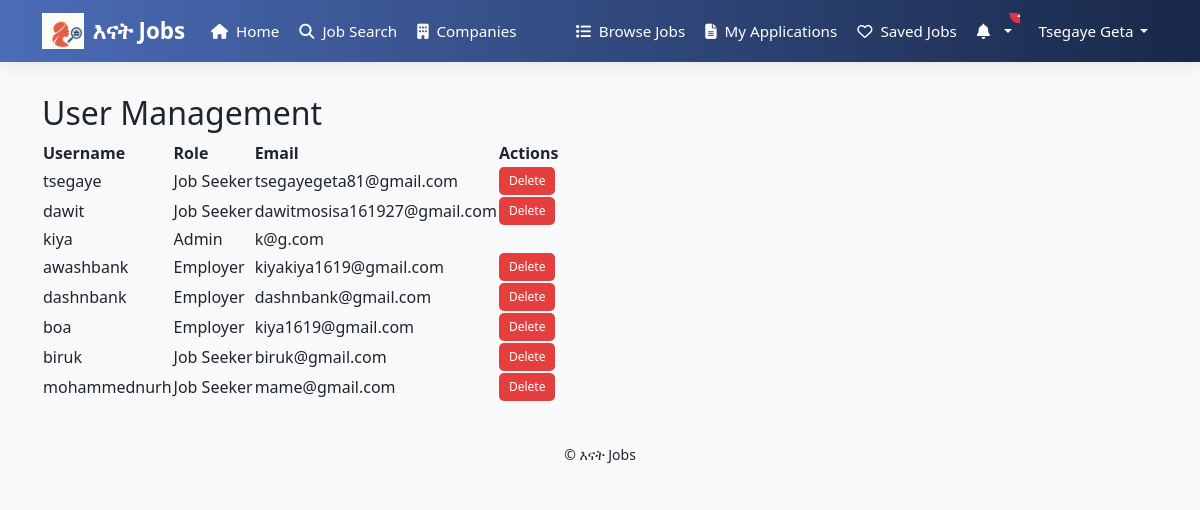
The app's page /userlist/ (signed in) with its own data.
### job/models.py (models this page shows, shortened)
class User(AbstractUser):
    is_employer = models.BooleanField(default=False)
    is_job_seeker = models.BooleanField(default=False)
    phone_number = models.CharField(max_length=15, blank=True, null=True)
    groups = models.ManyToManyField(
        'auth.Group',
        related_name='job_user_groups',  # Add this
        blank=True,
        help_text='The groups this user belongs to.',
        verbose_name='groups'
    )
    user_permissions = models.ManyToManyField(
        'auth.Permission',
        related_name='job_user_permissions',  # Add this
        blank=True,
        help_text='Specific permissions for this user.',
        verbose_name='user permissions'
    )

class SeekerProfile(models.Model):
    user = models.OneToOneField(User, on_delete=models.CASCADE)
    first_name = models.CharField(max_length=100)
    last_name = models.CharField(max_length=100)
    email = models.EmailField()
    phone_number = models.CharField(max_length=15, blank=True, null=True)
    location = models.CharField(max_length=255, blank=True)
    location = models.CharField(max_length=255, blank=True)  # 👈 free text (but controlled by form)
    resume = models.FileField(upload_to='resumes/', blank=True, null=True)
    skills = models.ManyToManyField(Skill, blank=True)

### job/views.py (the view)
# urls.py: path('userlist/',views.userlist, name='userlist'),
def userlist(request):
    users = User.objects.all()
    return render(request, 'job/userlist.html', {'users': users})

### job/context_processors.py (called while the page is built)
def notifications(request):
    if request.user.is_authenticated:
        all_notifications = request.user.notifications_received.order_by('-created_at')
        return {
            'notifications': all_notifications
        }
    return {}

def notification_count(request):
    if request.user.is_authenticated:
        count = Notification.objects.filter(recipient=request.user, is_read=False).count()
        return {'notifications_unread_count': count}
    return {'notifications_unread_count': 0}

### job/templates/job/userlist.html (shortened to what this page needs)
{% extends 'seeker_base.html' %}
{% block content %}
<div class="user-management-container">
    <h2 class="table-header">User Management</h2>
    <table class="user-table">
        <thead>
            <tr>
                <th>Username</th>
                <th>Role</th>
                <th>Email</th>
                <th>Actions</th>
            </tr>
        </thead>
        <tbody>
            {% for user in users %}
            <tr>
                <td>{{ user.username }}</td>
                <td>
                    <span class="role-badge {% if user.is_job_seeker %}job-seeker {% elif user.is_job_employer %}job-employer {% else %}admin{% endif %}">
                        {% if user.is_job_seeker %}Job Seeker{% elif user.is_employer %}Employer{% else %}Admin{% endif %}
                    </span>
                </td>
                <td>{{ user.email }}</td>
                <td>
                    {% if not user.is_superuser %}
                    <form method="POST" action="{% url 'delete_user' user.id %}" onsubmit="return confirm('Are you sure you want to delete this user?');">
                        <button type="submit" class="delete-button">Delete</button>
                    </form>
                    {% endif %}
                </td>
            </tr>
            {% endfor %}
        </tbody>
    </table>
</div>
{% endblock %}

### job/templates/seeker_base.html (shortened to what this page needs)
    {% load static %}
    <!DOCTYPE html>
    <html lang="en">
    <head>
        <link rel="stylesheet" href="https://cdn.jsdelivr.net/npm/bootstrap@5.3.2/dist/css/bootstrap.min.css">
        <link rel="stylesheet" href="https://cdnjs.cloudflare.com/ajax/libs/font-awesome/6.4.0/css/all.min.css">
    </head>
    <body>
        <nav class="navbar navbar-expand-lg navbar-dark fixed-top">
            <div class="container">
                <a class="navbar-brand" href="{% url 'main' %}">
                    <img src="{% static 'jobs/images/enat.png' %}" alt="Enat Jobs" style="height:36px; width:auto; margin-right:8px;">
                    እናት Jobs
                </a>
                <div class="collapse navbar-collapse" id="navbarNav">
                    <ul class="navbar-nav me-auto mb-2 mb-lg-0">
                        <li class="nav-item">
                            {% if user.is_authenticated %}
                                {% if user.is_superuser %}
                                    <a class="nav-link" href="{% url 'admin_dashboard' %}"><i class="fas fa-home me-1"></i> Home</a>
                                {% elif user.is_job_seeker %}
                                    <a class="nav-link" href="{% url 'job_seeker_dashboard' %}"><i class="fas fa-home me-1"></i> Home</a>
                                {% elif user.is_employer %}
                                    <a class="nav-link" href="{% url 'employer_dashboard' %}"><i class="fas fa-home me-1"></i> Home</a>
                                {% endif %}
                            {% else %}
                                <a class="nav-link" href="{% url 'main' %}"><i class="fas fa-home me-1"></i> Home</a>
                            {% endif %}
                        </li>
                        {% if user.is_authenticated and user.is_job_seeker %}
                        <li class="nav-item">
                            <a class="nav-link" href="{% url 'job_seeker_dashboard' %}"><i class="fas fa-search me-1"></i> Job Search</a>
                        </li>
                        {% endif %}
                        <li class="nav-item">
                            <a class="nav-link" href="{% url 'compaines' %}"><i class="fas fa-building me-1"></i> Companies</a>
                        </li>
                    </ul>
                    <ul class="navbar-nav ms-auto align-items-lg-center">
                        {% if user.is_authenticated %}
                            {% if user.is_superuser %}
                                <li class="nav-item"><a class="nav-link" href="{% url 'admin_dashboard' %}"><i class="fas fa-tachometer-alt me-1"></i> Dashboard</a></li>
                                <li class="nav-item"><a class="nav-link" href="{% url 'userlist' %}"><i class="fas fa-users me-1"></i> Users</a></li>
                                <li class="nav-item dropdown">
                                <a class="nav-link dropdown-toggle" href="#" id="jobsDropdown" role="button" data-bs-toggle="dropdown" aria-expanded="false">
                                    <i class="fas fa-briefcase me-1"></i> Jobs
                                </a>
                                <ul class="dropdown-menu" aria-labelledby="jobsDropdown">
                                    <li><a class="dropdown-item" href="{% url 'browse_jobs' %}">All Jobs</a></li>
                                    <li><a class="dropdown-item" href="{% url 'active_jobs' %}">Active Jobs</a></li>
                                    <li><a class="dropdown-item" href="{% url 'expired_jobs' %}">Expired Jobs</a></li>
                                    <li><a class="dropdown-item" href="{% url 'job_applied_show_admin' %}">Job Applications</a></li>
                                </ul>
                                </li>
                            {% elif user.is_job_seeker %}
                                <li class="nav-item d-none d-lg-block"><a class="nav-link" href="{% url 'browse_jobs' %}"><i class="fas fa-list me-1"></i> Browse Jobs</a></li>
                                <li class="nav-item"><a class="nav-link" href="{% url 'myapplications' %}"><i class="fas fa-file-alt me-1"></i> My Applications</a></li>
                                <li class="nav-item"><a class="nav-link" href="{% url 'saved_jobs' %}"><i class="far fa-heart me-1"></i> Saved Jobs</a></li>
                            {% elif user.is_employer %}
                                <li class="nav-item"><a class="nav-link" href="{% url 'post_jobs' %}"><i class="fas fa-plus-circle me-1"></i> Post Job</a></li>
                                <li class="nav-item"><a class="nav-link" href="{% url 'myjob' %}"><i class="fas fa-tasks me-1"></i> My Jobs</a></li>
                            {% endif %}
                            <li class="nav-item dropdown me-lg-2">
                                <a class="nav-link dropdown-toggle position-relative" href="#" id="notifDropdown" role="button"
                                data-bs-toggle="dropdown" aria-expanded="false">
                                <i class="fas fa-bell me-1"></i>
                                    {% if notifications_unread_count > 0 %}
                                        <span class="position-absolute top-0 start-100 translate-middle badge rounded-pill bg-danger">
                                        </span>
                                    {% endif %}
                                </a>
                            </li>
                            <li class="nav-item dropdown">
                                <a class="nav-link dropdown-toggle d-flex align-items-center" href="#" id="profileDropdown" role="button" data-bs-toggle="dropdown" aria-expanded="false">
                                    {% if user.seekerprofile %}
                                        <span class="d-none d-lg-inline">{{ user.seekerprofile.first_name|title }} {{ user.seekerprofile.last_name|title }}</span>
                                    {% elif user.employerprofile %}
                                        <span class="d-none d-lg-inline">{{ user.employerprofile.comapany_name|title }}</span>
                                    {% else %}
                                        <span class="d-none d-lg-inline">{{ user.username|title }}</span>
                                    {% endif %}
                                </a>
                            </li>
                        {% else %}
                            <li class="nav-item"><a class="nav-link" href="{% url 'login' %}"><i class="fas fa-sign-in-alt me-1"></i> Login</a></li>
                            <li class="nav-item"><a class="btn btn-outline-light ms-lg-2 mt-2 mt-lg-0" href="{% url 'register' %}"><i class="fas fa-user-plus me-1"></i> Register</a></li>
                        {% endif %}
                    </ul>
                </div>
            </div>
        </nav>
        <main class="container my-4">
            {% block content %}{% endblock %}
        </main>
        <footer class="bg-light text-center py-3 mt-auto">
            <div class="container">
                <small>&copy; {{ now.year }} እናት Jobs</small>
            </div>
        </footer>
    </body>
    </html>

### job/templates/seeker_base.html (style rules this page uses)
body { padding-top: 70px; background-color: #f8f9fa; -webkit-font-smoothing: antialiased; }
.navbar { background: linear-gradient(90deg, #4b6cb7, #182848); box-shadow: 0 4px 15px rgba(0,0,0,0.08); padding: 0.5rem 0; }
.navbar-brand { font-weight: 700; font-size: 1.4rem; color: #fff !important; display: flex; align-items: center; margin-right: 1rem; }
.navbar-nav .nav-link { white-space: nowrap; overflow: hidden; text-overflow: ellipsis; padding: 0.5rem 0.8rem; border-radius: 4px; transition: all 0.2s ease; }
.navbar .nav-link, .navbar .navbar-brand { color: #fff !important; }
.nav-item { margin: 0 2px; }
.nav-item.dropdown .dropdown-toggle::after { margin-left: 0.4rem; }
@media (max-width: 1200px) { .navbar-nav .nav-link { padding: 0.4rem 0.6rem; font-size: 0.95rem; } }
img { max-width: 100%; height: auto; display: block; }

### job/templates/job/userlist.html (style rules this page uses)
.delete-button { background-color: #e53e3e; color: #fff; border: none; padding: 5px 10px; border-radius: 5px; cursor: pointer; font-size: 12px; }

### records on screen
User: seekerprofile.first_name "Tsegaye", seekerprofile.last_name "Geta", username "tsegaye", is_job_seeker "Job Seeker", email "tsegayegeta81@gmail.com", is_superuser "Delete"
User: username "dawit", is_job_seeker "Job Seeker", email "dawitmosisa161927@gmail.com", is_superuser "Delete"
User: username "kiya", is_job_seeker "Admin", email "k@g.com"
User: username "awashbank", is_job_seeker "Employer", email "kiyakiya1619@gmail.com", is_superuser "Delete"
User: username "dashnbank", is_job_seeker "Employer", email "dashnbank@gmail.com", is_superuser "Delete"
User: username "boa", is_job_seeker "Employer", email "kiya1619@gmail.com", is_superuser "Delete"
User: username "biruk", is_job_seeker "Job Seeker", email "biruk@gmail.com", is_superuser "Delete"
User: username "mohammednurh", is_job_seeker "Job Seeker", email "mame@gmail.com", is_superuser "Delete"
